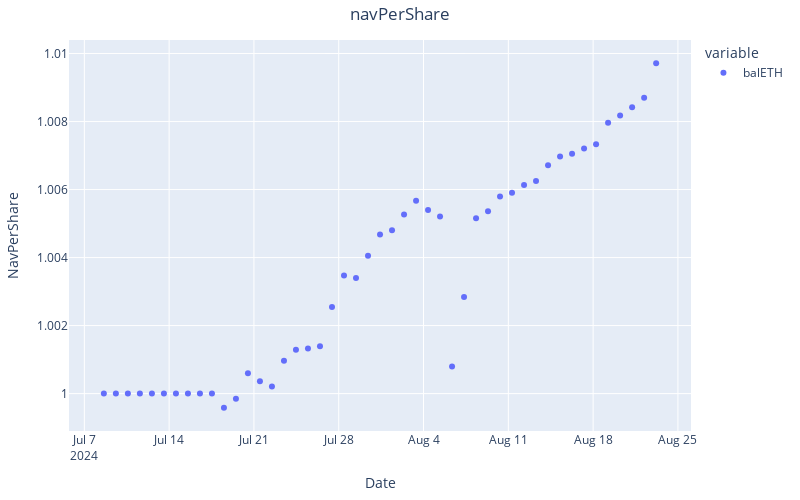

Notebook cell for this chart:
### Code cell
from v2_rebalance_dashboard.fetch_nav_per_share import fetch_daily_nav_per_share_to_plot

fig = fetch_daily_nav_per_share_to_plot()
fig.show()

### Figure 1 — Plotly figure (JSON) as saved in the notebook; plotly's stock layout.template omitted (floating-point values rounded to 4 significant figures)
{"data": [{"hovertemplate": "variable=balETH<br>timestamp=%{x}<br>value=%{y}<extra></extra>", "legendgroup": "balETH", "marker": {"color": "#636efa", "symbol": "circle"}, "mode": "markers", "name": "balETH", "orientation": "v", "showlegend": true, "type": "scatter", "x": ["2024-07-08T14:38:47", "2024-07-09T14:30:11", "2024-07-10T14:16:23", "2024-07-11T14:03:23", "2024-07-12T13:52:23", "2024-07-13T13:39:47", "2024-07-14T13:27:47", "2024-07-15T13:14:11", "2024-07-16T13:01:59", "2024-07-17T12:46:35", "2024-07-18T12:34:59", "2024-07-19T12:20:35", "2024-07-20T12:07:35", "2024-07-21T11:53:23", "2024-07-22T11:41:35", "2024-07-23T11:29:35", "2024-07-24T11:15:11", "2024-07-25T11:02:47", "2024-07-26T10:50:47", "2024-07-27T10:39:11", "2024-07-28T10:26:35", "2024-07-29T10:11:59", "2024-07-30T10:01:11", "2024-07-31T09:48:35", "2024-08-01T09:35:35", "2024-08-02T09:22:59", "2024-08-03T09:12:35", "2024-08-04T08:57:23", "2024-08-05T08:41:47", "2024-08-06T08:28:47", "2024-08-07T08:15:59", "2024-08-08T08:01:47", "2024-08-09T07:46:35", "2024-08-10T07:32:35", "2024-08-11T07:19:47", "2024-08-12T07:07:35", "2024-08-13T06:53:35", "2024-08-14T06:40:47", "2024-08-15T06:27:59", "2024-08-16T06:16:35", "2024-08-17T06:04:59", "2024-08-18T05:51:59", "2024-08-19T05:39:23", "2024-08-20T05:26:11", "2024-08-21T05:15:11", "2024-08-22T05:04:23", "2024-08-23T04:51:59"], "xaxis": "x", "y": [1, 1, 1, 1, 1, 1, 1, 1, 1, 1, 0.9996, 0.9999, 1.001, 1.0, 1.0, 1.001, 1.001, 1.001, 1.001, 1.003, 1.003, 1.003, 1.004, 1.005, 1.005, 1.005, 1.006, 1.005, 1.005, 1.001, 1.003, 1.005, 1.005, 1.006, 1.006, 1.006, 1.006, 1.007, 1.007, 1.007, 1.007, 1.007, 1.008, 1.008, 1.008, 1.009, 1.01], "yaxis": "y"}], "layout": {"height": 500, "legend": {"title": {"text": "variable"}, "tracegroupgap": 0}, "margin": {"b": 40, "l": 40, "r": 40, "t": 40}, "title": {"text": "navPerShare", "x": 0.5}, "width": 800, "xaxis": {"anchor": "y", "domain": [0, 1], "title": {"text": "Date"}}, "yaxis": {"anchor": "x", "domain": [0, 1], "title": {"text": "NavPerShare"}}}}
